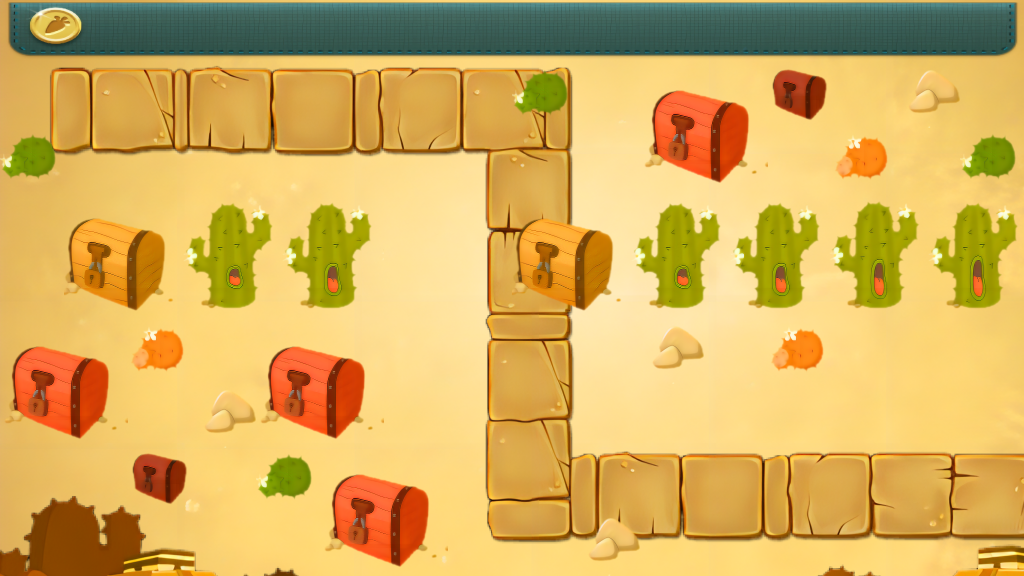

This game map was drawn from its Tiled (.tmx) file and the tilesets committed beside it. A one-line description and the trimmed map source follow:
An orthogonal 16x9 tile map with 64x64 px tiles, 4 tile layers (BG, path, Upconsole, barrier), 5 tilesets and 6 objects (corner1, corner2, carrot, menuButton, stopButton, ...).

<map version="1.10" tiledversion="1.10.2" orientation="orthogonal" renderorder="left-down" width="16" height="9" tilewidth="64" tileheight="64" infinite="0" nextlayerid="7" nextobjectid="30">
 <tileset firstgid="1" name="BG" tilewidth="64" tileheight="64" tilecount="144" columns="16">
  <image source="BG2.png" width="1024" height="576" />
 </tileset>
 <tileset firstgid="145" name="Path" tilewidth="64" tileheight="64" tilecount="128" columns="16">
  <image source="Path2.png" width="1024" height="512" />
 </tileset>
 <tileset firstgid="273" name="upconsole" tilewidth="64" tileheight="64" tilecount="16" columns="16">
  <image source="../SKY/upconsole.png" width="1024" height="64" />
 </tileset>
 <tileset firstgid="289" name="birth" tilewidth="64" tileheight="51" tilecount="1" columns="0">
  <grid orientation="orthogonal" width="1" height="1" />
  <tile id="0">
   <image width="64" height="51" source="birth.png" />
  </tile>
 </tileset>
 <tileset firstgid="290" name="items" tilewidth="64" tileheight="64" tilecount="36" columns="18">
  <image source="items.png" width="1152" height="128" />
 </tileset>
 <layer id="1" name="BG" width="16" height="9">
  <data>[144 cells, 144 non-empty, 144 distinct tile ids]</data>
 </layer>
 <layer id="2" name="path" width="16" height="9">
  <data>[144 cells, 128 non-empty, 128 distinct tile ids]</data>
 </layer>
 <layer id="3" name="Upconsole" width="16" height="9">
  <data>[144 cells, 16 non-empty, 16 distinct tile ids]</data>
 </layer>
 <layer id="5" name="barrier" width="16" height="9">
  <data>[144 cells, 55 non-empty, 24 distinct tile ids]</data>
 </layer>
 <objectgroup id="6" name="Corner">
  <object id="26" name="corner1" x="475" y="99">
   <ellipse />
  </object>
  <object id="27" name="corner2" x="475" y="445">
   <ellipse />
  </object>
 </objectgroup>
 <objectgroup id="4" name="Object">
  <object id="3" name="carrot" x="950.667" y="445">
   <ellipse />
  </object>
  <object id="4" name="menuButton" x="925" y="30">
   <ellipse />
  </object>
  <object id="5" name="stopButton" x="801" y="33">
   <ellipse />
  </object>
  <object id="6" name="birth" x="122" y="99">
   <ellipse />
  </object>
 </objectgroup>
</map>